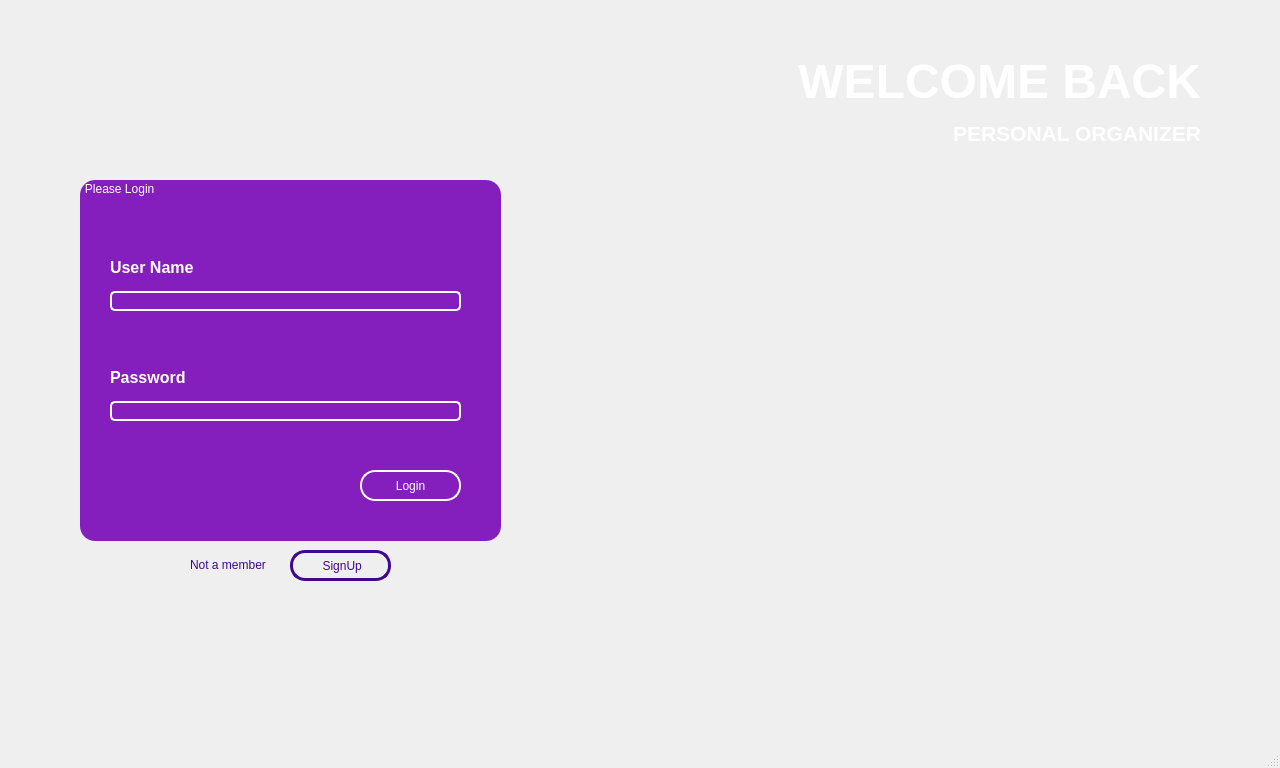
<?xml version="1.0" encoding="UTF-8"?>
<ui version="4.0">
 <class>loginwindow</class>
 <widget class="QMainWindow" name="loginwindow">
  <property name="geometry">
   <rect>
    <x>0</x>
    <y>0</y>
    <width>1280</width>
    <height>768</height>
   </rect>
  </property>
  <property name="windowTitle">
   <string>loginwindow</string>
  </property>
  <property name="windowIcon">
   <iconset>
    <normaloff>:/image/image/window_icon.png</normaloff>:/image/image/window_icon.png</iconset>
  </property>
  <property name="autoFillBackground">
   <bool>false</bool>
  </property>
  <property name="styleSheet">
   <string notr="true">#centralwidget{
border-image:  url(:/image/Background01.png) 0 0 0 0 stretch stretch;}</string>
  </property>
  <widget class="QWidget" name="centralwidget">
   <widget class="QGroupBox" name="groupBox">
    <property name="geometry">
     <rect>
      <x>80</x>
      <y>180</y>
      <width>421</width>
      <height>361</height>
     </rect>
    </property>
    <property name="styleSheet">
     <string notr="true">#groupBox
{font: 19pt &quot;Segoe UI&quot;;
color:White;

border-radius: 15px;

background-color: #841ebc;}</string>
    </property>
    <property name="title">
     <string> Please Login</string>
    </property>
    <widget class="QPushButton" name="LPushButton_login">
     <property name="geometry">
      <rect>
       <x>280</x>
       <y>290</y>
       <width>101</width>
       <height>31</height>
      </rect>
     </property>
     <property name="styleSheet">
      <string notr="true">  border: 2px solid #ffffff;
font: 10pt &quot;Segoe UI&quot;;
  border-radius: 15px;
color: #ffffff;</string>
     </property>
     <property name="text">
      <string>Login</string>
     </property>
    </widget>
    <widget class="QWidget" name="layoutWidget">
     <property name="geometry">
      <rect>
       <x>30</x>
       <y>70</y>
       <width>351</width>
       <height>61</height>
      </rect>
     </property>
     <layout class="QVBoxLayout" name="verticalLayout">
      <item>
       <widget class="QLabel" name="LUNLable">
        <property name="styleSheet">
         <string notr="true"/>
        </property>
        <property name="text">
         <string>&lt;html&gt;&lt;head/&gt;&lt;body&gt;&lt;p&gt;&lt;span style=&quot; font-size:12pt; font-weight:700; color:#ffffff;&quot;&gt;User Name&lt;/span&gt;&lt;/p&gt;&lt;/body&gt;&lt;/html&gt;</string>
        </property>
       </widget>
      </item>
      <item>
       <widget class="QLineEdit" name="lineedit_username">
        <property name="whatsThis">
         <string>&lt;html&gt;&lt;head/&gt;&lt;body&gt;&lt;p&gt;&lt;br/&gt;&lt;/p&gt;&lt;/body&gt;&lt;/html&gt;</string>
        </property>
        <property name="styleSheet">
         <string notr="true">font: 12pt &quot;Segoe UI&quot;;
border: 2px solid  white;
 border-radius: 5px;
background-color: transparent;
color: white;</string>
        </property>
        <property name="text">
         <string/>
        </property>
       </widget>
      </item>
     </layout>
    </widget>
    <widget class="QWidget" name="layoutWidget">
     <property name="geometry">
      <rect>
       <x>30</x>
       <y>180</y>
       <width>351</width>
       <height>61</height>
      </rect>
     </property>
     <layout class="QVBoxLayout" name="verticalLayout_2">
      <item>
       <widget class="QLabel" name="LPLable">
        <property name="maximumSize">
         <size>
          <width>16777215</width>
          <height>16777215</height>
         </size>
        </property>
        <property name="styleSheet">
         <string notr="true">font: 16pt &quot;Segoe UI&quot;;</string>
        </property>
        <property name="text">
         <string>&lt;html&gt;&lt;head/&gt;&lt;body&gt;&lt;p&gt;&lt;span style=&quot; font-size:12pt; font-weight:700; color:#ffffff;&quot;&gt;Password &lt;/span&gt;&lt;/p&gt;&lt;/body&gt;&lt;/html&gt;</string>
        </property>
       </widget>
      </item>
      <item>
       <widget class="QLineEdit" name="lineedit_password">
        <property name="styleSheet">
         <string notr="true">font: 12pt &quot;Segoe UI&quot;;
border: 2px solid  #ffffff;
 border-radius: 5px;
background-color: transparent;
color: rgb(0, 0, 0);</string>
        </property>
        <property name="text">
         <string/>
        </property>
        <property name="echoMode">
         <enum>QLineEdit::EchoMode::Password</enum>
        </property>
       </widget>
      </item>
     </layout>
    </widget>
   </widget>
   <widget class="QLabel" name="label">
    <property name="geometry">
     <rect>
      <x>930</x>
      <y>150</y>
      <width>271</width>
      <height>41</height>
     </rect>
    </property>
    <property name="styleSheet">
     <string notr="true">color: white;</string>
    </property>
    <property name="text">
     <string/>
    </property>
   </widget>
   <widget class="QPushButton" name="LPushButton_signup">
    <property name="geometry">
     <rect>
      <x>290</x>
      <y>550</y>
      <width>101</width>
      <height>31</height>
     </rect>
    </property>
    <property name="styleSheet">
     <string notr="true">border: 3px solid #3f088f;
font:  10pt &quot;Segoe UI&quot;;
border-radius: 15px;
color: #3f088f;</string>
    </property>
    <property name="text">
     <string> SignUp</string>
    </property>
   </widget>
   <widget class="QLabel" name="label_signup">
    <property name="geometry">
     <rect>
      <x>190</x>
      <y>550</y>
      <width>101</width>
      <height>31</height>
     </rect>
    </property>
    <property name="styleSheet">
     <string notr="true">color: #E07C53;
font: 750 italic 10pt &quot;Segoe UI&quot;;
</string>
    </property>
    <property name="text">
     <string>&lt;html&gt;&lt;head/&gt;&lt;body&gt;&lt;p&gt;&lt;span style=&quot; color:#3f088f;&quot;&gt;Not a member &lt;/span&gt;&lt;/p&gt;&lt;/body&gt;&lt;/html&gt;</string>
    </property>
   </widget>
   <widget class="QLabel" name="label_3">
    <property name="geometry">
     <rect>
      <x>500</x>
      <y>30</y>
      <width>701</width>
      <height>141</height>
     </rect>
    </property>
    <property name="text">
     <string>&lt;html&gt;&lt;head/&gt;&lt;body&gt;&lt;p align=&quot;right&quot;&gt;&lt;span style=&quot; font-size:36pt; font-weight:700; color:#ffffff;&quot;&gt;WELCOME BACK&lt;/span&gt;&lt;/p&gt;&lt;p align=&quot;right&quot;&gt;&lt;span style=&quot; font-size:16pt; font-weight:700; color:#ffffff;&quot;&gt;PERSONAL ORGANIZER&lt;/span&gt;&lt;/p&gt;&lt;/body&gt;&lt;/html&gt;</string>
    </property>
   </widget>
  </widget>
  <widget class="QMenuBar" name="menubar">
   <property name="geometry">
    <rect>
     <x>0</x>
     <y>0</y>
     <width>1280</width>
     <height>21</height>
    </rect>
   </property>
  </widget>
  <widget class="QStatusBar" name="statusbar"/>
 </widget>
 <resources/>
 <connections/>
</ui>
